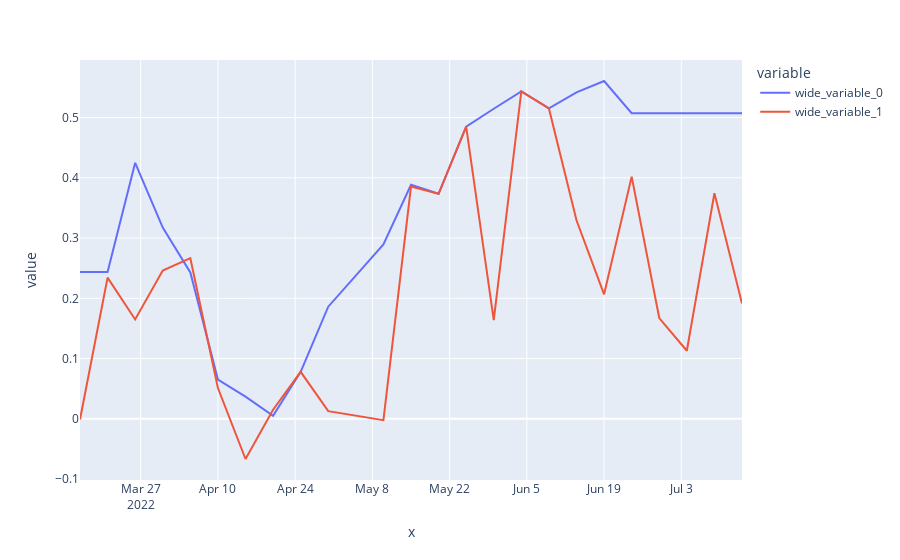

The cell this chart's notebook holds for it:
### Code cell
fig = px.line(y=[(df_test.nir - df_test.red) / (df_test.nir + df_test.red), (data.nir - data.red) / (data.nir + data.red)], x=df_test.time)
fig.show()

### Figure 1 — Plotly figure (JSON) as saved in the notebook; plotly's stock layout.template omitted (floating-point values rounded to 4 significant figures)
{"data": [{"hovertemplate": "variable=wide_variable_0<br>x=%{x}<br>value=%{y}<extra></extra>", "legendgroup": "wide_variable_0", "line": {"color": "#636efa", "dash": "solid"}, "marker": {"symbol": "circle"}, "mode": "lines", "name": "wide_variable_0", "orientation": "v", "showlegend": true, "type": "scatter", "x": ["2022-07-14T00:00:00", "2022-07-09T00:00:00", "2022-07-04T00:00:00", "2022-06-29T00:00:00", "2022-06-24T00:00:00", "2022-06-19T00:00:00", "2022-06-14T00:00:00", "2022-06-09T00:00:00", "2022-06-04T00:00:00", "2022-05-30T00:00:00", "2022-05-25T00:00:00", "2022-05-20T00:00:00", "2022-05-15T00:00:00", "2022-05-10T00:00:00", "2022-04-30T00:00:00", "2022-04-25T00:00:00", "2022-04-20T00:00:00", "2022-04-15T00:00:00", "2022-04-10T00:00:00", "2022-04-05T00:00:00", "2022-03-31T00:00:00", "2022-03-26T00:00:00", "2022-03-21T00:00:00", "2022-03-16T00:00:00"], "xaxis": "x", "y": [0.5073, 0.5073, 0.5073, 0.5073, 0.5073, 0.5606, 0.5419, 0.5151, 0.5434, 0.5146, 0.485, 0.3735, 0.3884, 0.2895, 0.1861, 0.0779, 0.00518, 0.03678, 0.0651, 0.2428, 0.3173, 0.4248, 0.2439, 0.2439], "yaxis": "y"}, {"hovertemplate": "variable=wide_variable_1<br>x=%{x}<br>value=%{y}<extra></extra>", "legendgroup": "wide_variable_1", "line": {"color": "#EF553B", "dash": "solid"}, "marker": {"symbol": "circle"}, "mode": "lines", "name": "wide_variable_1", "orientation": "v", "showlegend": true, "type": "scatter", "x": ["2022-07-14T00:00:00", "2022-07-09T00:00:00", "2022-07-04T00:00:00", "2022-06-29T00:00:00", "2022-06-24T00:00:00", "2022-06-19T00:00:00", "2022-06-14T00:00:00", "2022-06-09T00:00:00", "2022-06-04T00:00:00", "2022-05-30T00:00:00", "2022-05-25T00:00:00", "2022-05-20T00:00:00", "2022-05-15T00:00:00", "2022-05-10T00:00:00", "2022-04-30T00:00:00", "2022-04-25T00:00:00", "2022-04-20T00:00:00", "2022-04-15T00:00:00", "2022-04-10T00:00:00", "2022-04-05T00:00:00", "2022-03-31T00:00:00", "2022-03-26T00:00:00", "2022-03-21T00:00:00", "2022-03-16T00:00:00"], "xaxis": "x", "y": [0.1913, 0.3743, 0.113, 0.1673, 0.402, 0.2067, 0.3296, 0.5151, 0.5434, 0.164, 0.485, 0.3732, 0.3854, -0.002254, 0.01277, 0.07799, 0.01504, -0.06667, 0.05114, 0.2666, 0.246, 0.1649, 0.2343, -0.001101], "yaxis": "y"}], "layout": {"legend": {"title": {"text": "variable"}, "tracegroupgap": 0}, "margin": {"t": 60}, "xaxis": {"anchor": "y", "domain": [0, 1], "title": {"text": "x"}}, "yaxis": {"anchor": "x", "domain": [0, 1], "title": {"text": "value"}}}}
